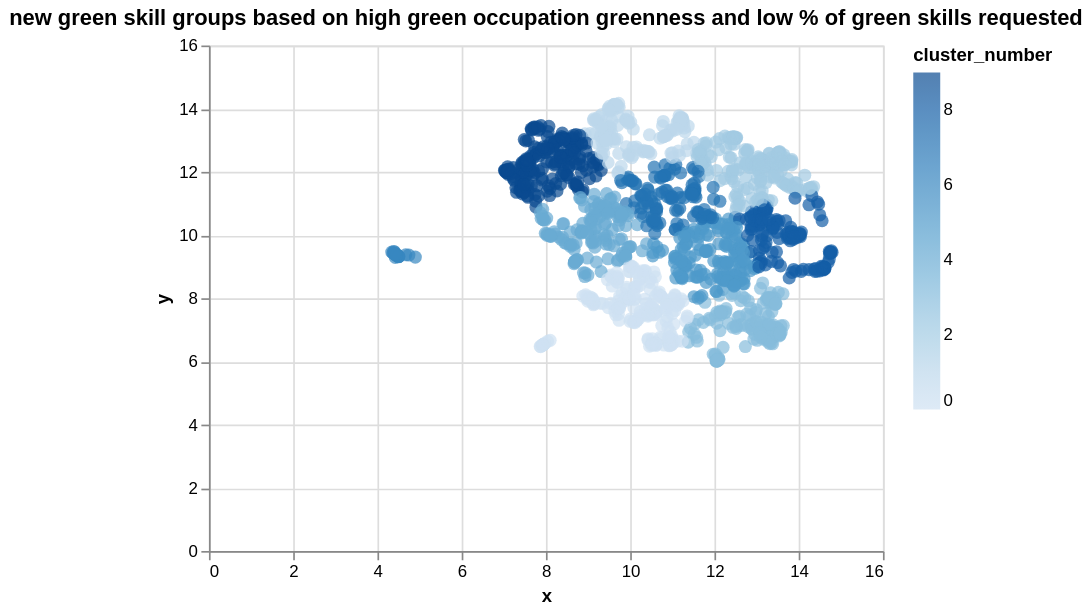

Write the Vega-Lite specification saved for this chart.
### Vega-Lite specification from a JSON file in a GitHub repository (floating-point values rounded to 4 significant figures; data arrays with more than 128 entries replaced by an {"elided": "..."} marker saying what was removed)
{"config": {"view": {"continuousWidth": 400, "continuousHeight": 300}}, "data": {"name": "data-4f6989b79b573316e710f6aee500ef9e"}, "mark": {"type": "circle", "size": 60}, "encoding": {"color": {"field": "cluster_number", "type": "quantitative"}, "tooltip": [{"field": "skill", "type": "nominal"}, {"field": "cluster_number", "type": "quantitative"}], "x": {"field": "x", "type": "quantitative"}, "y": {"field": "y", "type": "quantitative"}}, "title": "new green skill groups based on high green occupation greenness and low % of green skills requested", "$schema": "https://vega.github.io/schema/vega-lite/v5.json", "datasets": {"data-4f6989b79b573316e710f6aee500ef9e": {"elided": "1494 records"}}}
